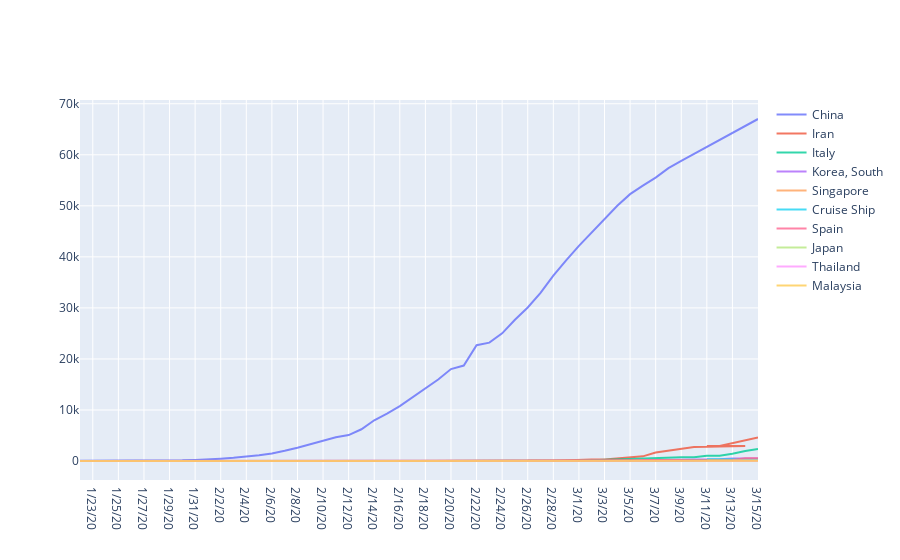

Notebook source saved alongside this figure:
### Markdown cell above
# Plots

### Code cell
fig = go.Figure()

for country in countries:
    recov_country = transformed_covod_recov[transformed_covod_recov['Country/Region'] == country]
    
    fig.add_trace(go.Scatter(
        x=recov_country.Date,
        y=recov_country.Value,
        name=country,
        opacity=0.8))
fig['layout']['xaxis']['autorange'] = "reversed"

fig.show()

### Figure 1 — Plotly figure (JSON) as saved in the notebook; plotly's stock layout.template omitted (floating-point values rounded to 4 significant figures)
{"data": [{"name": "China", "opacity": 0.8, "type": "scatter", "x": ["3/15/20", "3/14/20", "3/13/20", "3/12/20", "3/11/20", "3/10/20", "3/9/20", "3/8/20", "3/7/20", "3/6/20", "3/5/20", "3/4/20", "3/3/20", "3/2/20", "3/1/20", "2/29/20", "2/28/20", "2/27/20", "2/26/20", "2/25/20", "2/24/20", "2/23/20", "2/22/20", "2/21/20", "2/20/20", "2/19/20", "2/18/20", "2/17/20", "2/16/20", "2/15/20", "2/14/20", "2/13/20", "2/12/20", "2/11/20", "2/10/20", "2/9/20", "2/8/20", "2/7/20", "2/6/20", "2/5/20", "2/4/20", "2/3/20", "2/2/20", "2/1/20", "1/31/20", "1/30/20", "1/29/20", "1/28/20", "1/27/20", "1/26/20", "1/25/20", "1/24/20", "1/23/20", "1/22/20"], "y": [67017, 65660, 64196, 62901, 61644, 60181, 58804, 57388, 55539, 53944, 52292, 50001, 47450, 44854, 42162, 39320, 36329, 32930, 30084, 27676, 25015, 23187, 22699, 18704, 18014, 15962, 14206, 12462, 10755, 9298, 7977, 6217, 5082, 4636, 3918, 3219, 2596, 1999, 1477, 1115, 843, 614, 463, 275, 214, 135, 120, 101, 58, 49, 39, 36, 30, 28]}, {"name": "Iran", "opacity": 0.8, "type": "scatter", "x": ["3/15/20", "3/12/20", "3/11/20", "3/13/20", "3/14/20", "3/10/20", "3/9/20", "3/8/20", "3/7/20", "3/6/20", "3/5/20", "3/4/20", "3/3/20", "3/2/20", "3/1/20", "2/29/20", "2/28/20", "2/26/20", "2/27/20", "2/19/20", "2/22/20", "2/20/20", "2/21/20", "2/24/20", "2/25/20", "2/23/20", "1/30/20", "1/31/20", "1/29/20", "2/3/20", "2/1/20", "2/2/20", "1/24/20", "1/22/20", "1/23/20", "1/27/20", "1/28/20", "1/25/20", "1/26/20", "2/13/20", "2/14/20", "2/11/20", "2/12/20", "2/17/20", "2/18/20", "2/15/20", "2/16/20", "2/6/20", "2/7/20", "2/4/20", "2/5/20", "2/10/20", "2/8/20", "2/9/20"], "y": [4590, 2959, 2959, 2959, 2959, 2731, 2394, 2134, 1669, 913, 739, 552, 291, 291, 175, 123, 73, 49, 49, 0, 0, 0, 0, 0, 0, 0, 0, 0, 0, 0, 0, 0, 0, 0, 0, 0, 0, 0, 0, 0, 0, 0, 0, 0, 0, 0, 0, 0, 0, 0, 0, 0, 0, 0]}, {"name": "Italy", "opacity": 0.8, "type": "scatter", "x": ["3/15/20", "3/14/20", "3/13/20", "3/12/20", "3/11/20", "3/10/20", "3/9/20", "3/8/20", "3/7/20", "3/6/20", "3/5/20", "3/4/20", "3/3/20", "3/2/20", "3/1/20", "2/28/20", "2/29/20", "2/27/20", "2/26/20", "2/23/20", "2/22/20", "2/24/20", "2/25/20", "2/19/20", "2/20/20", "2/21/20", "1/30/20", "1/31/20", "1/29/20", "2/3/20", "2/1/20", "2/2/20", "1/24/20", "1/22/20", "1/23/20", "1/27/20", "1/28/20", "1/25/20", "1/26/20", "2/13/20", "2/14/20", "2/11/20", "2/12/20", "2/17/20", "2/18/20", "2/15/20", "2/16/20", "2/6/20", "2/7/20", "2/4/20", "2/5/20", "2/9/20", "2/10/20", "2/8/20"], "y": [2335, 1966, 1439, 1045, 1045, 724, 724, 622, 589, 523, 414, 276, 160, 149, 83, 46, 46, 45, 3, 2, 1, 1, 1, 0, 0, 0, 0, 0, 0, 0, 0, 0, 0, 0, 0, 0, 0, 0, 0, 0, 0, 0, 0, 0, 0, 0, 0, 0, 0, 0, 0, 0, 0, 0]}, {"name": "Korea, South", "opacity": 0.8, "type": "scatter", "x": ["3/14/20", "3/15/20", "3/13/20", "3/12/20", "3/11/20", "3/10/20", "3/7/20", "3/6/20", "3/9/20", "3/8/20", "3/5/20", "3/4/20", "3/3/20", "3/1/20", "3/2/20", "2/29/20", "2/27/20", "2/26/20", "2/28/20", "2/25/20", "2/24/20", "2/23/20", "2/21/20", "2/20/20", "2/22/20", "2/19/20", "2/18/20", "2/17/20", "2/16/20", "2/15/20", "2/12/20", "2/13/20", "2/14/20", "2/9/20", "2/11/20", "2/10/20", "2/7/20", "2/8/20", "1/30/20", "1/31/20", "1/29/20", "2/3/20", "2/1/20", "2/2/20", "1/24/20", "1/22/20", "1/23/20", "1/27/20", "1/28/20", "1/25/20", "1/26/20", "2/6/20", "2/4/20", "2/5/20"], "y": [510, 510, 510, 333, 288, 247, 135, 135, 118, 118, 41, 41, 30, 30, 30, 27, 22, 22, 22, 22, 18, 18, 16, 16, 16, 12, 12, 10, 9, 9, 7, 7, 7, 3, 3, 3, 1, 1, 0, 0, 0, 0, 0, 0, 0, 0, 0, 0, 0, 0, 0, 0, 0, 0]}, {"name": "Singapore", "opacity": 0.8, "type": "scatter", "x": ["3/15/20", "3/14/20", "3/13/20", "3/11/20", "3/12/20", "3/8/20", "3/10/20", "3/2/20", "3/5/20", "3/6/20", "3/7/20", "3/4/20", "3/3/20", "3/9/20", "2/29/20", "3/1/20", "2/28/20", "2/26/20", "2/27/20", "2/25/20", "2/24/20", "2/23/20", "2/22/20", "2/21/20", "2/19/20", "2/20/20", "2/18/20", "2/17/20", "2/15/20", "2/16/20", "2/14/20", "2/12/20", "2/13/20", "2/11/20", "2/8/20", "2/10/20", "2/9/20", "1/30/20", "1/31/20", "1/28/20", "1/29/20", "2/2/20", "2/3/20", "2/1/20", "1/23/20", "1/24/20", "1/22/20", "1/27/20", "1/25/20", "1/26/20", "2/6/20", "2/4/20", "2/5/20", "2/7/20"], "y": [105, 105, 97, 96, 96, 78, 78, 78, 78, 78, 78, 78, 78, 78, 72, 72, 62, 62, 62, 53, 51, 51, 37, 37, 34, 34, 29, 24, 18, 18, 17, 15, 15, 9, 2, 2, 2, 0, 0, 0, 0, 0, 0, 0, 0, 0, 0, 0, 0, 0, 0, 0, 0, 0]}, {"name": "Cruise Ship", "opacity": 0.8, "type": "scatter", "x": ["3/13/20", "3/15/20", "3/11/20", "3/12/20", "3/14/20", "3/9/20", "3/8/20", "3/6/20", "3/7/20", "3/10/20", "3/2/20", "2/29/20", "2/28/20", "3/4/20", "3/1/20", "2/27/20", "3/3/20", "2/26/20", "3/5/20", "2/20/20", "2/19/20", "2/21/20", "2/22/20", "2/25/20", "2/23/20", "2/24/20", "1/31/20", "1/29/20", "1/30/20", "2/3/20", "2/4/20", "2/1/20", "2/2/20", "1/24/20", "1/25/20", "1/22/20", "1/23/20", "1/27/20", "1/28/20", "1/26/20", "2/13/20", "2/14/20", "2/12/20", "2/17/20", "2/18/20", "2/15/20", "2/16/20", "2/6/20", "2/7/20", "2/5/20", "2/10/20", "2/11/20", "2/8/20", "2/9/20"], "y": [325, 325, 325, 325, 325, 40, 40, 40, 40, 40, 10, 10, 10, 10, 10, 10, 10, 10, 10, 1, 1, 1, 1, 0, 0, 0, 0, 0, 0, 0, 0, 0, 0, 0, 0, 0, 0, 0, 0, 0, 0, 0, 0, 0, 0, 0, 0, 0, 0, 0, 0, 0, 0, 0]}, {"name": "Spain", "opacity": 0.8, "type": "scatter", "x": ["3/15/20", "3/14/20", "3/13/20", "3/11/20", "3/12/20", "3/10/20", "3/9/20", "3/7/20", "3/8/20", "3/3/20", "2/21/20", "2/17/20", "2/24/20", "3/5/20", "2/22/20", "2/25/20", "3/1/20", "2/27/20", "2/29/20", "2/18/20", "2/26/20", "2/28/20", "3/6/20", "3/4/20", "3/2/20", "2/20/20", "2/16/20", "2/15/20", "2/19/20", "2/23/20", "1/30/20", "1/31/20", "1/28/20", "1/29/20", "2/2/20", "2/3/20", "2/1/20", "1/23/20", "1/24/20", "1/22/20", "1/27/20", "1/25/20", "1/26/20", "2/13/20", "2/14/20", "2/11/20", "2/12/20", "2/6/20", "2/4/20", "2/5/20", "2/9/20", "2/10/20", "2/7/20", "2/8/20"], "y": [517, 517, 193, 183, 183, 32, 32, 30, 30, 2, 2, 2, 2, 2, 2, 2, 2, 2, 2, 2, 2, 2, 2, 2, 2, 2, 2, 2, 2, 2, 0, 0, 0, 0, 0, 0, 0, 0, 0, 0, 0, 0, 0, 0, 0, 0, 0, 0, 0, 0, 0, 0, 0, 0]}, {"name": "Japan", "opacity": 0.8, "type": "scatter", "x": ["3/11/20", "3/13/20", "3/15/20", "3/14/20", "3/12/20", "3/10/20", "3/9/20", "3/8/20", "3/7/20", "3/6/20", "3/4/20", "3/3/20", "3/5/20", "3/1/20", "3/2/20", "2/29/20", "2/28/20", "2/23/20", "2/25/20", "2/24/20", "2/22/20", "2/27/20", "2/21/20", "2/26/20", "2/19/20", "2/20/20", "2/18/20", "2/16/20", "2/15/20", "2/17/20", "2/12/20", "2/11/20", "2/14/20", "2/13/20", "2/10/20", "2/3/20", "2/5/20", "2/9/20", "2/4/20", "1/29/20", "1/30/20", "1/31/20", "1/27/20", "2/6/20", "2/7/20", "2/2/20", "1/26/20", "2/8/20", "1/28/20", "2/1/20", "1/24/20", "1/22/20", "1/23/20", "1/25/20"], "y": [118, 118, 118, 118, 118, 101, 76, 76, 76, 46, 43, 43, 43, 32, 32, 32, 22, 22, 22, 22, 22, 22, 22, 22, 18, 18, 13, 12, 12, 12, 9, 9, 9, 9, 4, 1, 1, 1, 1, 1, 1, 1, 1, 1, 1, 1, 1, 1, 1, 1, 0, 0, 0, 0]}, {"name": "Thailand", "opacity": 0.8, "type": "scatter", "x": ["3/13/20", "3/15/20", "3/14/20", "3/12/20", "3/11/20", "3/10/20", "3/3/20", "3/5/20", "3/8/20", "3/6/20", "3/4/20", "3/9/20", "3/7/20", "3/2/20", "3/1/20", "2/29/20", "2/28/20", "2/27/20", "2/25/20", "2/26/20", "2/23/20", "2/24/20", "2/22/20", "2/21/20", "2/17/20", "2/18/20", "2/20/20", "2/19/20", "2/16/20", "2/14/20", "2/13/20", "2/15/20", "2/10/20", "2/12/20", "2/11/20", "2/8/20", "2/9/20", "2/7/20", "2/6/20", "2/2/20", "2/3/20", "1/28/20", "2/4/20", "1/29/20", "1/31/20", "2/1/20", "2/5/20", "1/30/20", "1/27/20", "1/26/20", "1/23/20", "1/24/20", "1/22/20", "1/25/20"], "y": [35, 35, 35, 34, 34, 33, 31, 31, 31, 31, 31, 31, 31, 31, 28, 28, 28, 22, 22, 22, 21, 21, 17, 17, 15, 15, 15, 15, 14, 12, 12, 12, 10, 10, 10, 10, 10, 5, 5, 5, 5, 5, 5, 5, 5, 5, 5, 5, 2, 2, 0, 0, 0, 0]}, {"name": "Malaysia", "opacity": 0.8, "type": "scatter", "x": ["3/15/20", "3/14/20", "3/12/20", "3/11/20", "3/13/20", "3/9/20", "3/8/20", "3/10/20", "3/7/20", "3/5/20", "3/3/20", "3/6/20", "3/4/20", "3/2/20", "2/24/20", "2/29/20", "2/25/20", "2/28/20", "2/27/20", "2/26/20", "3/1/20", "2/20/20", "2/23/20", "2/21/20", "2/19/20", "2/22/20", "2/18/20", "2/17/20", "2/16/20", "2/15/20", "2/12/20", "2/13/20", "2/11/20", "2/14/20", "2/9/20", "2/7/20", "2/8/20", "2/10/20", "1/30/20", "1/31/20", "1/29/20", "2/3/20", "2/1/20", "2/2/20", "1/24/20", "1/22/20", "1/23/20", "1/27/20", "1/28/20", "1/25/20", "1/26/20", "2/6/20", "2/4/20", "2/5/20"], "y": [42, 35, 26, 26, 26, 24, 24, 24, 23, 22, 22, 22, 22, 18, 18, 18, 18, 18, 18, 18, 18, 15, 15, 15, 15, 15, 13, 7, 7, 7, 3, 3, 3, 3, 1, 1, 1, 1, 0, 0, 0, 0, 0, 0, 0, 0, 0, 0, 0, 0, 0, 0, 0, 0]}], "layout": {"xaxis": {"autorange": "reversed"}}}
